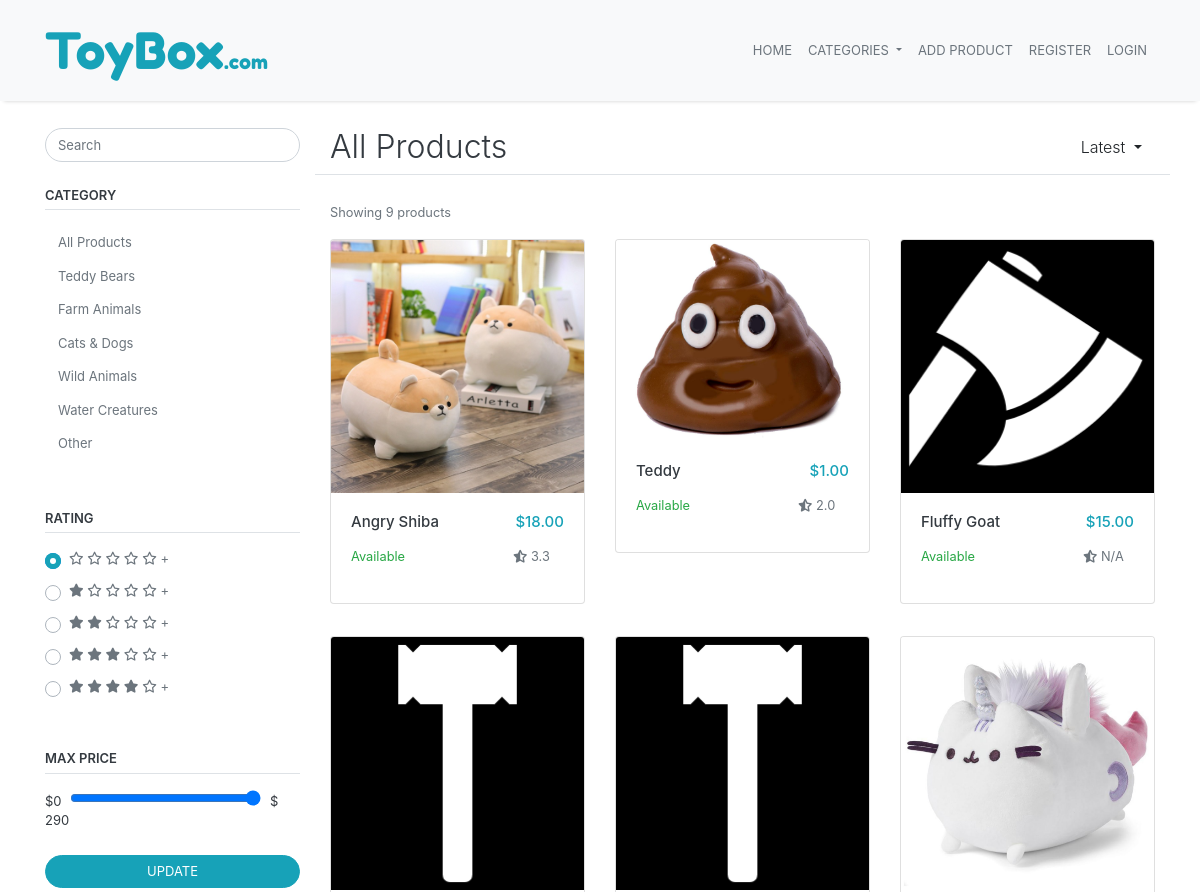
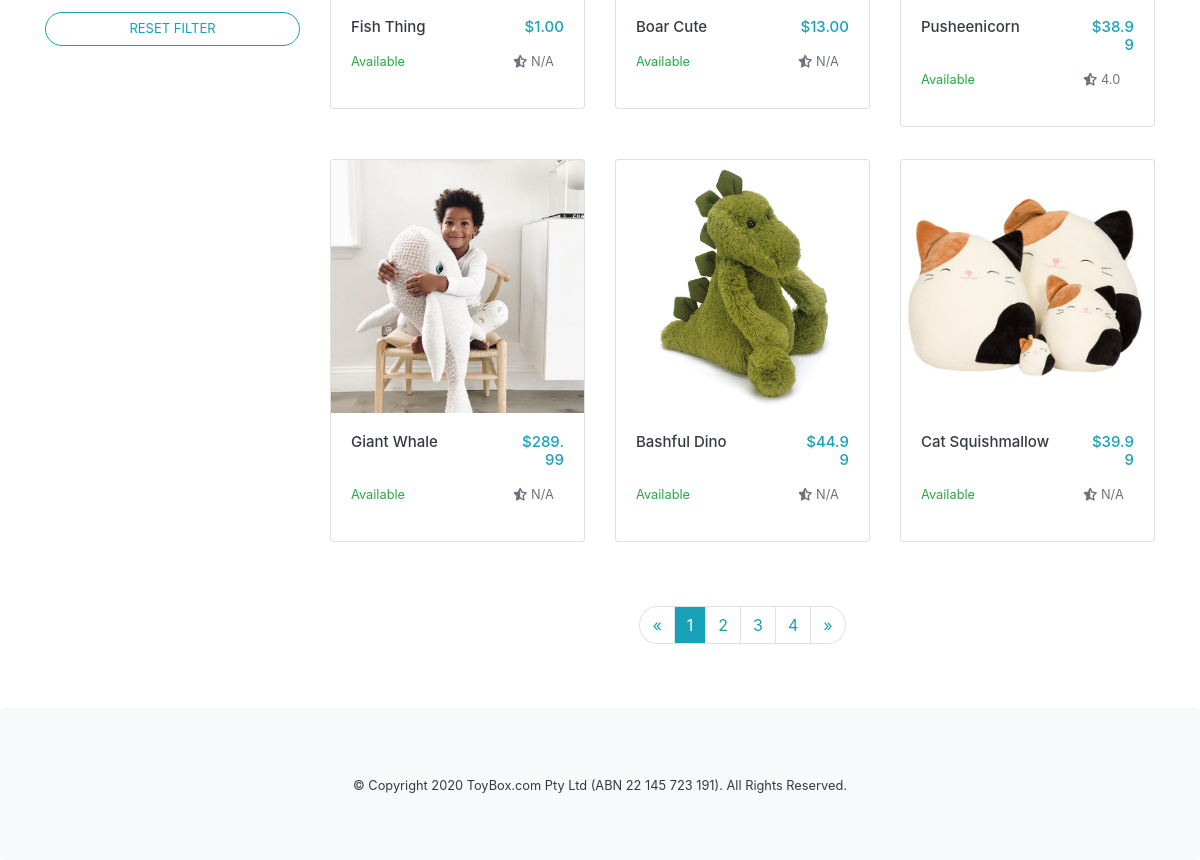
The page / on the database its author committed (2 pictures, top to bottom).
### marketplace/models.py (models this page shows, shortened)
class Product(db.Model):
    __tablename__='products'
    id = db.Column(db.Integer, primary_key=True)
    name = db.Column(db.String(100), nullable=False)
    description = db.Column(db.String(500))
    current_stock = db.Column(db.Integer, nullable=False)
    monthly_stock = db.Column(db.Integer, nullable=False)
    price = db.Column(db.Numeric, nullable=False)
    category = db.Column(db.String(50), nullable=False)
    created = db.Column(db.DateTime, default=datetime.now(), nullable=False)
    image_one = db.Column(db.String(400))
    image_two = db.Column(db.String(400))
    image_three = db.Column(db.String(400))
    seller_id = db.Column(db.Integer, db.ForeignKey('users.id'))
    comments = db.relationship('Comment', backref='product') #comments on product

### marketplace/views.py (the view)
@bp.route('/', methods=['GET'])
def index():
    product_list = Product.query.order_by(Product.created).all()
    total_results = len(product_list)
    if (not product_list): #if no products exist then return 404
        return render_template('404.html')
    return render_template('index.html', products = refine(product_list), category = "All Products", max_price=find_max(product_list), total_results = total_results)

### marketplace/views.py (called while the page is built)
def refine(result):
    for product in result:
        product.price = round(product.price, 2)
        product.rating = 0
        i = 0
        for comment in product.comments:
            product.rating += comment.rating
            i += 1
        if i > 0:
            product.rating = round(product.rating/i, 1)
        else:
            product.rating = 'N/A'
    return result

def find_max(result):
    max_value = 0  #initialise maximum value
    current_value = 0
    for product in result:
        current_value = round(5 * (math.ceil(product.price / 5)), 0) #round up to next 5
        if current_value > max_value:
            max_value = current_value
    return max_value

### marketplace/templates/index.html (shortened to what this page needs)
{% extends 'base.html' %}
{% block content %}
<div class="container">
  <div class="row content-container">
    <div class="col-md-3 d-none d-md-block">
      <form action="" oninput="pricerangevalue.value = pricerange.valueAsNumber" class="text-dark small-font">
        <input type="search" class="form-control rounded-pill small-font" placeholder="Search">
        <div class="form-head pb-1 mb-3 pt-4 border-bottom">CATEGORY</div>
        <a class="d-block btn text-left small-font text-muted" href="{{ url_for('main.index') }}">All Products</a>
        <a class="d-block btn text-left small-font text-muted" href="{{ url_for('main.index_category', category='Teddy Bears') }}">Teddy Bears</a>
        <a class="d-block btn text-left small-font text-muted" href="{{ url_for('main.index_category', category='Farm Animals') }}">Farm Animals</a>
        <a class="d-block btn text-left small-font text-muted" href="{{ url_for('main.index_category', category='Cats & Dogs') }}">Cats & Dogs</a>
        <a class="d-block btn text-left small-font text-muted" href="{{ url_for('main.index_category', category='Wild Animals') }}">Wild Animals</a>
        <a class="d-block btn text-left small-font text-muted" href="{{ url_for('main.index_category', category='Water Creatures') }}">Water Creatures</a>
        <a class="d-block btn text-left small-font text-muted" href="{{ url_for('main.index_category', category='Other') }}">Other</a>
        <div class="form-head pb-1 mb-3 pt-5 border-bottom">RATING</div>
        <div class="mt-2 custom-control custom-radio">
          <label for="zeroStars" class="text-muted custom-control-label">
            <i class="far fa-star"></i> <i class="far fa-star"></i> <i class="far fa-star"></i> <i
              class="far fa-star"></i> <i class="far fa-star"></i> +
          </label>
        </div>
        <div class="mt-2 custom-control custom-radio">
          <label for="oneStars" class="text-muted custom-control-label">
            <i class="fas fa-star"></i> <i class="far fa-star"></i> <i class="far fa-star"></i> <i
              class="far fa-star"></i> <i class="far fa-star"></i> +
          </label>
        </div>
        <div class="mt-2 custom-control custom-radio">
          <label for="twoStars" class="text-muted custom-control-label">
            <i class="fas fa-star"></i> <i class="fas fa-star"></i> <i class="far fa-star"></i> <i
              class="far fa-star"></i> <i class="far fa-star"></i> +
          </label>
        </div>
        <div class="mt-2 custom-control custom-radio">
          <label for="threeStars" class="text-muted custom-control-label">
            <i class="fas fa-star"></i> <i class="fas fa-star"></i> <i class="fas fa-star"></i> <i
              class="far fa-star"></i> <i class="far fa-star"></i> +
          </label>
        </div>
        <div class="mt-2 custom-control custom-radio">
          <label for="fourStars" class="text-muted custom-control-label">
            <i class="fas fa-star"></i> <i class="fas fa-star"></i> <i class="fas fa-star"></i> <i
              class="fas fa-star"></i> <i class="far fa-star"></i> +
          </label>
        </div>
        <div class="form-head pb-1 mb-3 pt-5 border-bottom">MAX PRICE</div>
        <output>$0</output>
        <input class="form custom-slider" name="pricerange" type="range" step="5" min="0" max="{{max_price}}" value="{{max_price}}">
        $<output name="pricerangevalue" for="pricerange" >{{max_price}}</output>
        <input type="submit" class="btn btn-info d-block rounded-pill w-100 mt-4 small-font" value="UPDATE">
        <input type="reset" class="btn btn-outline-info d-block rounded-pill w-100 mt-3 mb-5 small-font"
          value="RESET FILTER">
      </form>
    </div>
    <div class="col-md-9">
      <div class="row border-bottom mb-4">
        <div class="col-8">
          <h2 class="text-dark font-weight-light">{{ category }}</h2>
        </div>
        <div class="col-4 text-right">
          <div class="dropdown d-inline-block">
            <button class="btn dropdown-toggle font-weight-light pb-0" type="button" id="dropdownSort"
              data-toggle="dropdown" aria-haspopup="true" aria-expanded="false">
              Latest
            </button>
          </div>
        </div>
      </div>
      <small class="text-muted ">Showing {{ total_results }} products</small>
      <div class="card-deck">
        {% for product in products %}
          <div class="col-sm-4 mt-3 mb-3">
            <a href="{{ url_for('product.view', id=product.id) }}" class="card product-card">
              <img class="card-img-top product-image" src="..{{ product.image_one }}">
              <div class="card-body">
                <div class="row">
                  <h5 class="col-lg-8 card-title text-dark">{{ product.name }}</h5>
                  <h5 style ="text-align:right;" class="col-lg-4 card-title text-info">${{ product.price }}</h5>
                </div>
                <div class="row">
                  {% if product.current_stock > 0 %}
                  <p class="col-lg-8 card-text text-success"><small>Available</small></p>
                  {% else %}
                  <p style ="text-align:right;" class="col-lg-8 card-text text-danger"><small>Out of Stock</small></p>
                  {% endif %}
                  <p class="col-lg-4 card-text text-muted"><small><i class="fas fa-star-half-alt"></i> {{ product.rating }}</small></p>
                </div>
              </div>
            </a>
          </div>
        {% endfor %}
      </div>
      <nav class="mt-5">
        <ul class="pagination justify-content-center">
          <li class="page-item disabled">
            <a class="page-link text-info" href="#" aria-label="Previous">
              <span aria-hidden="true">&laquo;</span>
            </a>
          </li>
          <li class="page-item"><a class="page-link bg-info text-light" href="#">1</a></li>
          <li class="page-item"><a class="page-link text-info" href="#">2</a></li>
          <li class="page-item"><a class="page-link text-info" href="#">3</a></li>
          <li class="page-item"><a class="page-link text-info" href="#">4</a></li>
          <li class="page-item">
            <a class="page-link text-info" href="#" aria-label="Next">
              <span aria-hidden="true">&raquo;</span>
            </a>
          </li>
        </ul>
      </nav>
    </div>
  </div>
</div>
{% endblock %}

### marketplace/templates/base.html (shortened to what this page needs)
<!DOCTYPE html>
<html lang="en">
<head>
    <link href="https://stackpath.bootstrapcdn.com/bootstrap/4.4.1/css/bootstrap.min.css" rel="stylesheet"
>
    <link rel="stylesheet" href="../static/css/style.css">
</head>
<body class="container-full bg-white">
    <nav class="navbar navbar-expand-lg fixed-top navbar-light bg-light">
        <div class="container">
            <a class="navbar-brand fredoka-font logo text-info" href="{{ url_for('main.index') }}">ToyBox<span
                    class="logo-small d-none d-sm-inline-block">.com</span></a>
            <div class="collapse navbar-collapse" id="navbarNav">
                <ul class="navbar-nav ml-auto">
                    <li class="nav-item active">
                        <a class="nav-link text-secondary small-font" href="{{ url_for('main.index') }}">HOME</a>
                    </li>
                    <li class="nav-item dropdown">
                        <a class="nav-link dropdown-toggle text-secondary small-font" href="{{ url_for('main.index') }}"
                            id="navbarDropdown" role="button" data-toggle="dropdown" aria-haspopup="true"
                            aria-expanded="false">
                            CATEGORIES
                        </a>
                    </li>
                    <li class="nav-item">
                        <a class="nav-link text-secondary small-font" href="{{ url_for('product.add') }}">ADD PRODUCT</a>
                    </li>
                    {% if current_user.is_authenticated %}
                        <li class="nav-item">
                            <a class="nav-link disabled text-secondary small-font" href="#"><span>Welcome, {{ current_user.username }}!</span></a>
                        </li>
                        <li class="nav-item">
                            <a class="nav-link text-secondary small-font" href="{{url_for('auth.logout')}}">LOGOUT</a>
                        </li>
                    {% else %}
                        <li class="nav-item">
                            <a class="nav-link text-secondary small-font" href="{{url_for('auth.register')}}">REGISTER</a>
                        </li>
                        <li class="nav-item">
                            <a class="nav-link text-secondary small-font" href="{{url_for('auth.login')}}">LOGIN</a>
                        </li>
                    {% endif %}
                </ul>
            </div>
        </div>
    </nav>
    {% block content %}
    {% endblock %}
    <div class="jumbotron text-center text-dark bg-light m-0 mt-5">
        <small>© Copyright 2020 ToyBox.com Pty Ltd (ABN 22 145 723 191). All Rights Reserved.<small>
    </div>
</body>
</html>

### marketplace/static/css/style.css (style rules this page uses)
body { overflow-x: hidden; display: flex; flex-direction: column; min-height: 100%; }
html { min-height: 100%; }
.navbar { box-shadow: 0 4px 4px -4px rgba(0,0,0,.2); }
.fredoka-font { font-family: 'Fredoka One', cursive!important; }
.logo { font-size: 50px; }
.logo-small { font-size: 20px; }
.content-container { margin-top: 128px; }
.form-head { font-size: 13px; font-weight: 600; }
.custom-slider { width: 75%; margin-left: 5px; margin-right: 5px; }
.small-font { font-size: 13px!important; }
h5 { font-size: 15px!important; }
.custom-radio .custom-control-input:checked~.custom-control-label::before, .custom-radio .custom-control-input:checked~.custom-control-label::after { background-color: #17a2b8; border-radius: 50%; }
.page-item:first-child .page-link { border-top-left-radius: 50%; border-bottom-left-radius: 50%; }
.page-item:last-child .page-link { border-top-right-radius: 50%; border-bottom-right-radius: 50%; }
.product-card { padding-left: 0; padding-right: 0; }
.col-sm-4 { padding: 0; }

### rows shown on the page
Product: image_one (picture), name "Angry Shiba", price "18.00", current_stock "Available", rating "3.3"
Product: image_one (picture), name "Teddy", price "1.00", current_stock "Available", rating "2.0"
Product: image_one (picture), name "Fluffy Goat", price "15.00", current_stock "Available", rating "N/A"
Product: image_one (picture), name "Fish Thing", price "1.00", current_stock "Available", rating "N/A"
Product: image_one (picture), name "Boar Cute", price "13.00", current_stock "Available", rating "N/A"
Product: image_one (picture), name "Pusheenicorn", price "38.99", current_stock "Available", rating "4.0"
Product: image_one (picture), name "Giant Whale", price "289.99", current_stock "Available", rating "N/A"
Product: image_one (picture), name "Bashful Dino", price "44.99", current_stock "Available", rating "N/A"
Product: image_one (picture), name "Cat Squishmallow", price "39.99", current_stock "Available", rating "N/A"

### other values the page prints
{{ max_price }} "290"
{{ category }} "All Products"
{{ total_results }} "9"
